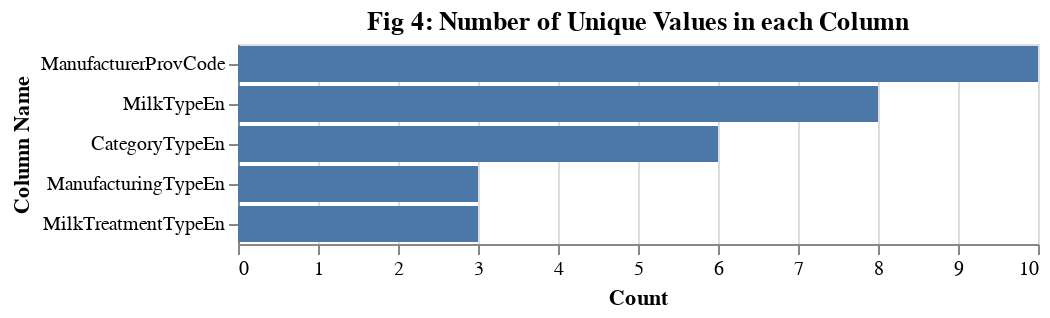

This figure's notebook cell:
### Markdown cell above
####
The number of unique values in each categorical column is shown in the graph below - Fig 2.

### Code cell
df = pd.DataFrame(cheese[categorical_columns].nunique()).reset_index()
df.columns = ['column', 'unique_count']

Fig_4 = (alt.Chart(df).mark_bar().encode(
        alt.Y('column:N', sort = '-x', title = 'Column Name'),
        alt.X('unique_count:Q', title = 'Count'))
          .properties(title = 'Fig 4: Number of Unique Values in each Column')
         )
Fig_4

### Figure 1 — Vega-Lite specification as saved in the notebook (floating-point values rounded to 4 significant figures)
{"config": {"view": {"continuousWidth": 400, "continuousHeight": 300}}, "data": {"name": "data-1c14dbae7abb67b28ced5c41cad1ee77"}, "mark": "bar", "encoding": {"x": {"field": "unique_count", "title": "Count", "type": "quantitative"}, "y": {"field": "column", "sort": "-x", "title": "Column Name", "type": "nominal"}}, "title": "Fig 4: Number of Unique Values in each Column", "$schema": "https://vega.github.io/schema/vega-lite/v4.17.0.json", "datasets": {"data-1c14dbae7abb67b28ced5c41cad1ee77": [{"column": "CategoryTypeEn", "unique_count": 6}, {"column": "ManufacturerProvCode", "unique_count": 10}, {"column": "ManufacturingTypeEn", "unique_count": 3}, {"column": "MilkTreatmentTypeEn", "unique_count": 3}, {"column": "MilkTypeEn", "unique_count": 8}]}}
